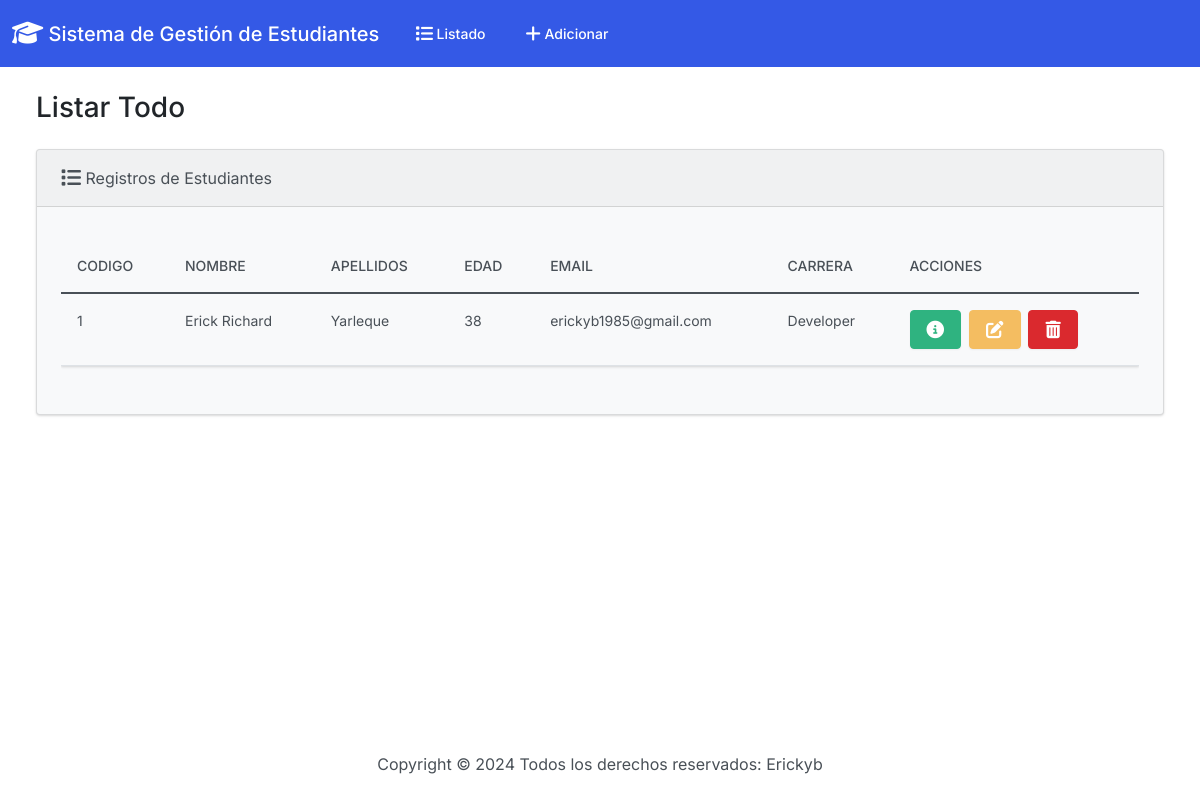
The app's page /, older data.
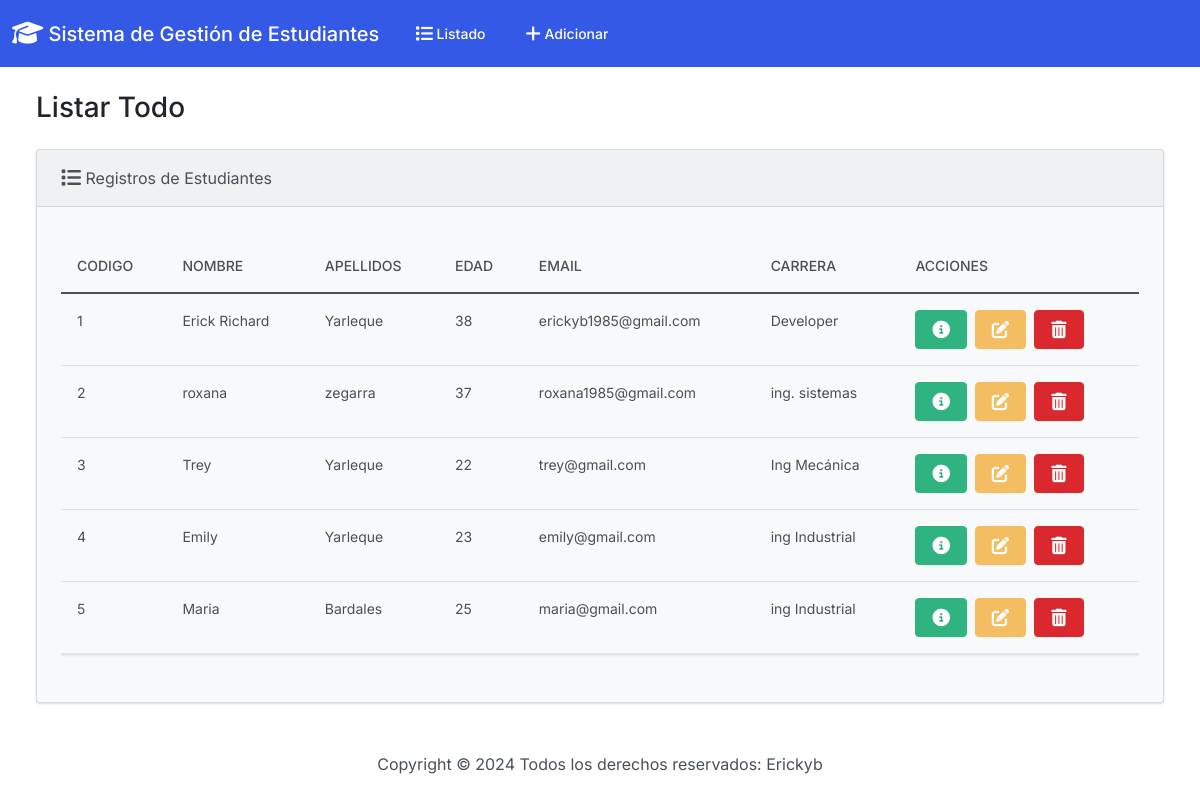
The same page, newer data.
### app/models.py (models this page shows, shortened)
class Estudiante(models.Model):
  codigo = models.PositiveIntegerField()
  nombre = models.CharField(max_length=50)
  apellidos = models.CharField(max_length=50)
  edad=models.IntegerField()
  email = models.EmailField(max_length=100)
  carrera = models.CharField(max_length=50)

### app/views.py (the view)
# urls.py: path('', views.index, name='index'),
def index(request):
    return render(request,'app/index.html',{'estudiantes': Estudiante.objects.all()})

### app/templates/app/index.html (shortened to what this page needs)
{% extends "app/base.html" %}
{% block body %}
<h3 class="m-4">Listar Todo</h3>
<div class="row">
  <div class="col-12">
    {% if estudiantes %}
    <div class="card bg-light ms-4 me-4 mb-4">
      <div class="card-header">
        <i class="fa-solid fa-list fa-lg"></i> Registros de Estudiantes
      </div>
      <div class="card-body">
        <p class="card-text">
        <div class="table-responsive">
          <table class="table table-hover">
            <thead>
              <tr>
                <th scope="col">Codigo</th>
                <th scope="col">Nombre</th>
                <th scope="col">Apellidos</th>
                <th scope="col">Edad</th>
                <th scope="col">Email</th>
                <th scope="col">Carrera</th>
                <th scope="col">Acciones</th>
              </tr>
            </thead>
            <tbody>
              {% for estudiante in estudiantes %}
              <tr>
                <td>{{ estudiante.codigo }}</td>
                <td>{{ estudiante.nombre }}</td>
                <td>{{ estudiante.apellidos }}</td>
                <td>{{ estudiante.edad }}</td>
                <td>{{ estudiante.email }}</td>
                <td>{{ estudiante.carrera }}</td>
                <td>
                  <button type="button" class="btn btn-success me-1" href="{% url 'view_student' estudiante.id %}"
                    data-bs-toggle="modal" data-bs-target="#myModal{{estudiante.id}}">
                  </button>
                  <a class="btn btn-warning me-1" href="{% url 'edit' estudiante.id %}">
                  </a>
                  <button type="button" class="btn btn-danger" data-bs-toggle="modal"
                    data-bs-target="#delete{{estudiante.id}}">
                  </button>
                </td>
              </tr>
              {% endfor %}
            </tbody>
          </table>
        </div>
        </p>
      </div>
    </div>
    {% else %}
    <h5 class="alert alert-primary ms-4 me-4">No hay registros de estudiantes</h5>
    {% endif %}
  </div>
</div>
{% endblock %}

### app/templates/app/base.html (shortened to what this page needs)
{% load static %}
<!DOCTYPE html>
<html lang="en">
<head>
  <link rel="stylesheet" href="https://cdnjs.cloudflare.com/ajax/libs/font-awesome/6.1.1/css/all.min.css">
  <link href="{% static 'css/bootstrap.min.css' %}" rel="stylesheet">
</head>
<body class="d-flex flex-column min-vh-100">
  <nav class="navbar navbar-expand-lg navbar-dark bg-primary">
    <div class="container-fluid">
      <a class="navbar-brand" href="{% url 'index' %}">
        <i class="fa-solid fa-graduation-cap fa-lg"></i> Sistema de Gestión de Estudiantes
      </a>
      <div class="collapse navbar-collapse" id="navbarColor01">
        <ul class="navbar-nav me-auto">
          <li class="nav-item">
            <a class="nav-link" href="{% url 'index' %}">
               Listado
            </a>
          </li>
          <li class="nav-item">
            <a class="nav-link" href="{% url 'add' %}">
               Adicionar
            </a>
          </li>
        </ul>
      </div>
    </div>
  </nav>
  <div class="container-fluid">
    {% block body %}
    {% endblock %}
  </div>
  <footer class="mt-auto mb-4">
    <div class="text-center">
      <span>
        Copyright &copy;
        <script>document.write(new Date().getFullYear())</script> Todos los derechos reservados: Erickyb
      </span>
    </div>
  </footer>
</body>
</html>

Row changes from the older to the newer data that the page shows:
added Estudiante: codigo "2", nombre "roxana", apellidos "zegarra", edad "37", email "roxana1985@gmail.com", carrera "ing. sistemas"
added Estudiante: codigo "3", nombre "Trey", apellidos "Yarleque", edad "22", email "trey@gmail.com", carrera "Ing Mecánica"
added Estudiante: codigo "4", nombre "Emily", apellidos "Yarleque", edad "23", email "emily@gmail.com", carrera "ing Industrial"
added Estudiante: codigo "5", nombre "Maria", apellidos "Bardales", edad "25", email "maria@gmail.com", carrera "ing Industrial"
